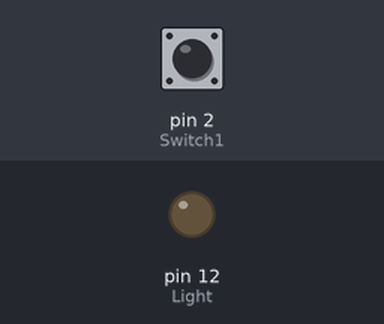
Bench run of a sketch on a simulated Arduino Uno, built with avr-gcc and run on an emulated ATmega328P. Shown: output pins drawn as LEDs (lit = HIGH). The inputs (shaded band) are chosen by the test bench; at power-on: pin 2 (Switch1) LOW.

Above: at 1.2 s.
1.3 s: pin 2 (Switch1) pulled HIGH for 0.15 s
At 1.37 s:
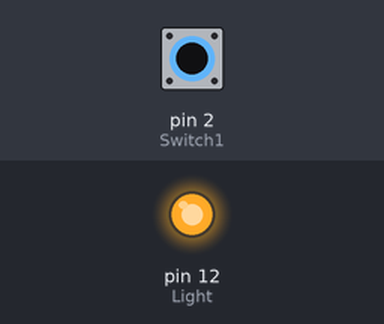
2.9 s: pin 2 (Switch1) pulled HIGH for 3.2 s
At 7.2 s:
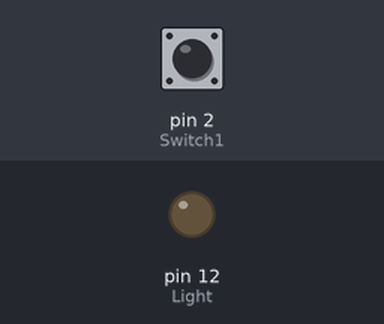
Timing chart, 0 to 8.7 s (numbered marks = the images above; inputs shaded):
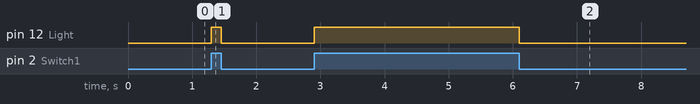

The sketch:

Day.3.ino
```cpp
//varables
  int Light = 12;
  int Switch1 = 2;

void setup() {
  pinMode(Light, OUTPUT);
  pinMode(Switch1, INPUT);
}

void loop() {
  if(digitalRead(Switch1) ==1){
    digitalWrite(Light, HIGH); // ON
  }
  else {
    digitalWrite(Light, LOW); // OFF
  }
}
```

Measured:
- after the input at 1.3 s, pin 12 (Light): LOW → HIGH at once, → LOW 0.15 s later
- after the input at 2.9 s, pin 12 (Light): LOW → HIGH at once, → LOW 3.2 s later
